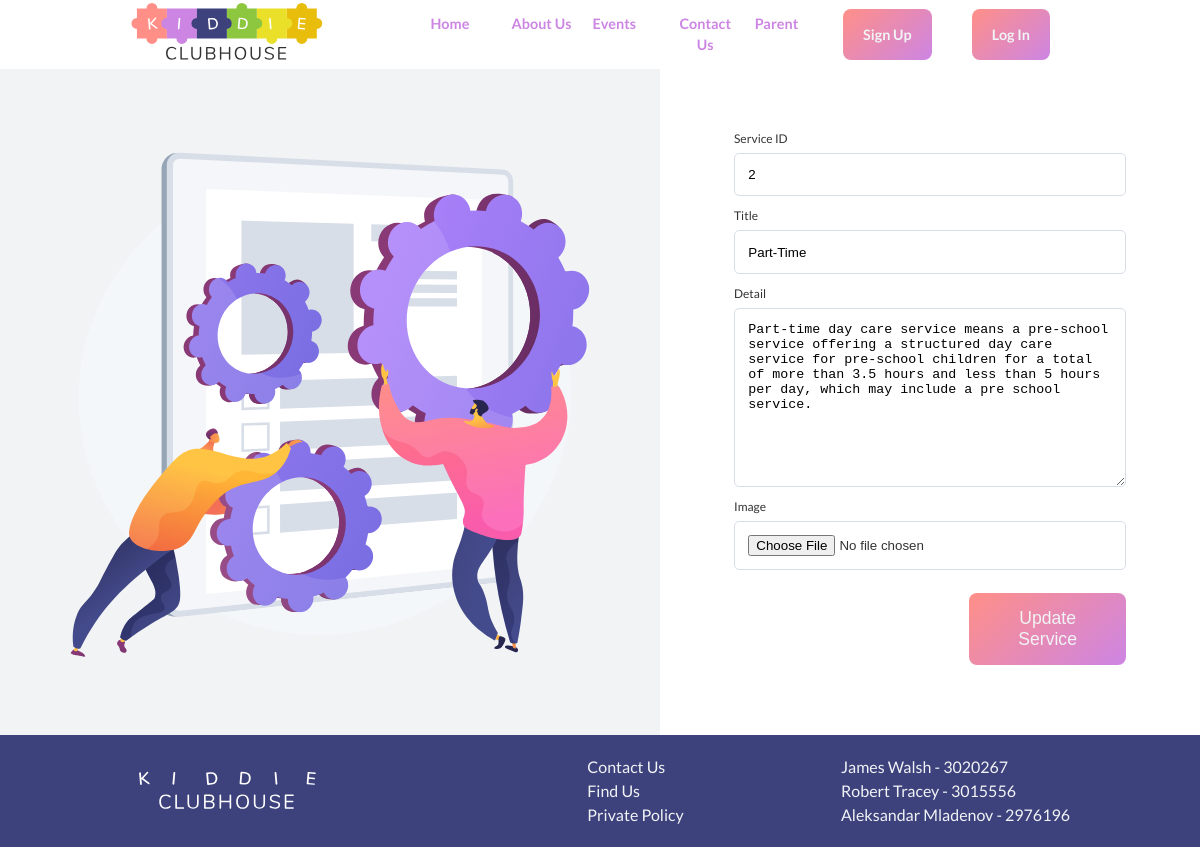
The app's page /service-update-form.php?serviceid=2 with its own data.
### tables this page shows
CREATE TABLE `menu` (
  `id` int(11) NOT NULL,
  `parentId` int(11) DEFAULT NULL,
  `title` varchar(100) DEFAULT NULL,
  `link` varchar(255) DEFAULT NULL,
  `accessLevel` int(11) DEFAULT NULL
);

CREATE TABLE `service` (
  `serviceId` int(11) NOT NULL,
  `serviceTitle` varchar(100) DEFAULT NULL,
  `serviceDetail` varchar(1000) DEFAULT NULL,
  `imagePath` varchar(1000) DEFAULT NULL
);

### service-update-form.php (the view, shortened to what this page needs)
<!DOCTYPE html>
<html lang="en">
<head>
  <?php include 'header.php'; ?>
</head>
<body>
<?php
  if ($_SERVER['REQUEST_METHOD'] == "GET") {
      $service = $_GET['serviceid'];
      $query = "SELECT serviceid, servicetitle, servicedetail, imagepath FROM service WHERE serviceid = '$service'";
      $result = @mysqli_query($db_connection, $query);
      $service_detail = array();
      while ($row = mysqli_fetch_array($result)) {
        $service_detail[] = array(
          'serviceid' => $row['serviceid'],
          'servicetitle' => $row['servicetitle'],
          'servicedetail' => $row['servicedetail'],
          'imagepath' => $row['imagepath']
        );
      }
      $serviceid = $service_detail[0]['serviceid'];
      $servicetitle = $service_detail[0]['servicetitle'];
      $servicedetail = $service_detail[0]['servicedetail'];
    }
  ?>
<section class="day-details">
<div class="grid">
      <div class="left-content">
        <figure><img src="img/cog-01.svg" alt=""></figure>
      </div>
    <form enctype="multipart/form-data" method='post' action="" class="update-details-form">
        <label for="serviceid-update">Service ID</label>
        <input type="number" id="serviceid-update" name="serviceid-update" placeholder="" value="<?php echo $serviceid; ?>" readonly>
        <label for="servicetitle-update">Title</label>
        <input type="text" id="servicetitle-update" name="servicetitle-update" placeholder="" value="<?php echo $servicetitle ?>">
        <label for="servicedetail-update">Detail</label>
        <textarea name="servicedetail-update" id="servicedetail-update" cols="30" rows="10"><?php if(isset($servicedetail)) { echo $servicedetail; } ?></textarea>
        <label for="imagepath-update">Image</label>
        <input type="file" name="imagepath-update" id="imagepath-update">
        <div class="flex">
          <button type="submit" class="btn btn-primary" >Update Service</button>
        </div>
      </form>
  </div>
</section>
</body>
</html>

### header.php (shortened to what this page needs)
<!DOCTYPE html>
<html lang="en">
<head>
  <link rel="stylesheet" href="https://unpkg.com/aos@next/dist/aos.css" />
  <link rel="stylesheet" href="https://cdnjs.cloudflare.com/ajax/libs/font-awesome/5.15.2/css/all.min.css"
 />
  <link rel="stylesheet" href="css/utilities.css">
  <link rel="stylesheet" href="css/style.css">
</head>
<body>
  <div class="menu-area">
    <div class="container flex">
      <figure><img class="logo" src="img/logo-01.svg" alt=""></figure>
      <?php
        require ('scripts/connect.php');
        if (isset($_SESSION['user_id'])) {
          $accesslevel = $_SESSION['accesslevel'];
        } else {
          $accesslevel = 3;
        }
        $query = "SELECT id, parentid, title, link, accesslevel FROM menu WHERE accesslevel >= '$accesslevel' ORDER BY parentid, id";
        $result = @mysqli_query($db_connection, $query);
        $menu = array();
        while ($row = mysqli_fetch_array($result)) {
          $menu[] = array(
            'id' => $row['id'],
            'parentid' => $row['parentid'],
            'title' => $row['title'],
            'link' => $row['link'],
            'accesslevel' => $row['accesslevel']
          );
        }
        ?>
        <ul>
          <?php
            for ($row = 0; $row < sizeof($menu); $row++) {
              if ($menu[$row]['parentid'] == 0) {
              ?>
              <li><a href="<?php echo $menu[$row]['link']; ?>"><?php echo $menu[$row]['title']; ?></a>
              <?php
              for ($sub = 0; $sub < sizeof($menu); $sub++) {
                if ($menu[$sub]['parentid'] == $menu[$row]['id']) {
                  ?>
                  <li><a href="<?php echo $menu[$sub]['link']; ?>"><?php echo $menu[$sub]['title']; ?></a></li>
                  <?php
                } else { echo '</li>  '; }
              }
              ?>
              </ul>
              <?php
              }
            }
          ?>
      <div class="nav-buttons">
        <?php if(isset($_SESSION['user_id'])) {
          ?>
          <a class="btn btn-primary" href="scripts/logout.php">Log Out</a>
          <?php
        } else {
          ?>
          <a class="btn btn-primary" href="sign-up-form.php">Sign Up</a>
          <a class="btn btn-primary" href="login-form.php">Log In</a>
          <?php
        }
        ?>
      </div>
    </div>
  </div>
</body>
</html>

### css/utilities.css (style rules this page uses)
:root { --color-primary: #ff8f87; --color-secondary: #cd85e4; --color-tertiary: #3d427d; --color-grey: #d8dee8; --color-grey-light: #f1f3f5; --color-grey-dark: #c2c8d1; --color-grey-darkest: #333; --heading-font: "Nunito", sans-serif; --body-font: "Lato", sans-serif; }
.container { max-width: 85%; margin: 0 auto; overflow: hideen; padding: 0 2.5em; }
.flex { display: flex; justify-content: center; align-items: center; height: 100%; }
.grid { height: 100%; display: grid; grid-template-columns: repeat(2, 1fr); grid-gap: 20px; justify-content: center; align-items: center; }
.btn { outline: none; border: none; font-size: 1.1em; padding: 15px 20px; border-radius: 8px; cursor: pointer; color: var(--color-grey-light); }
.btn-primary { background: rgb(255, 143, 135); background: linear-gradient( 138deg, rgba(255, 143, 135, 1) 0%, rgba(205, 133, 228, 1) 100% ); }
.sign-up-form, .log-in-form, .add-details-form, .del-details-form, .update-details-form { padding: 1em; display: flex; flex-direction: column; justify-content: center; }
.sign-up-form input, .sign-up-form textarea, .log-in-form input, .add-details-form input, .add-details-form textarea, .del-details-form input, .del-details-form textarea, .update-details-form input, .update-details-form textarea, .contact-form input, .contact-form textarea { padding: 1em; margin: 5px 0; border: 1px solid var(--color-grey); border-radius: 5px; }
.sign-up-form label, .log-in-form label, .add-details-form label, .del-details-form label, .update-details-form label, .contact-form label { margin-top: 0.5em; font-size: 0.75em; }
.sign-up-form .btn-primary, .log-in-form .btn-primary, .add-details-form .btn-primary, .del-details-form .btn-primary, .update-details-form .btn-primary { margin-top: 1em; width: 40%; }
.menu-area a { display: flex; align-items: center; justify-content: space-between; color: red; }
.menu-area .logo { width: 150%; }
.menu-area a { padding: 0.625em; font-weight: 700; font-size: 0.9em; color: var(--color-secondary); }
.menu-area ul { display: flex; justify-content: center; width: 100%; }
.menu-area ul li { position: relative; left: 40%; width: 100%; text-align: center; }
.menu-area .nav-buttons { width: 100%; display: flex; justify-content: flex-end; }
.nav-buttons .btn { margin: 0 20px; padding: 15px 20px; color: var(--color-grey-light); }
.left-content { height: 100%; width: 100%; background-color: var(--color-grey-light); }
.sign-up .grid, .login .grid, .day-details .grid { grid-gap: 0; height: 100%; grid-template-columns: 55% 45%; overflow: hidden; }
.sign-up .sign-up-form-card, .login .login-form-card, .update-details-form { margin: 0 auto; width: 80%; padding: 20px; }
.sign-up-form .flex, .login .flex, .day-details .flex, .contact-form .flex { flex-direction: row; justify-content: flex-end; }
.day-details .btn { margin-bottom: 15px; }

### css/style.css (style rules this page uses)
* { padding: 0; margin: 0; box-sizing: border-box; }
html { scroll-behavior: smooth; }
body { font-family: var(--body-font); line-height: 1.5; color: var(--color-grey-darkest); }
ul { list-style-type: none; }
a { text-decoration: none; }
img { width: 100%; }
.footer { background-color: var(--color-tertiary); padding: 1.25em 0; color: var(--color-grey-light); }
.footer .flex { flex-direction: row; justify-content: space-between; }
.footer .logo { width: 65%; }

### records on screen
menu: title "Home"
menu: title "About Us"
menu: title "Events"
menu: title "Contact Us"
menu: title "Parent"
service: serviceid-update "2", servicetitle-update "Part-Time", servicedetail-update "Part-time day care service means a pre-school service offering a structured day care service for pre-school children for a total of more than 3.5 hours and less than 5 hours per day, which may include a pre school service."
